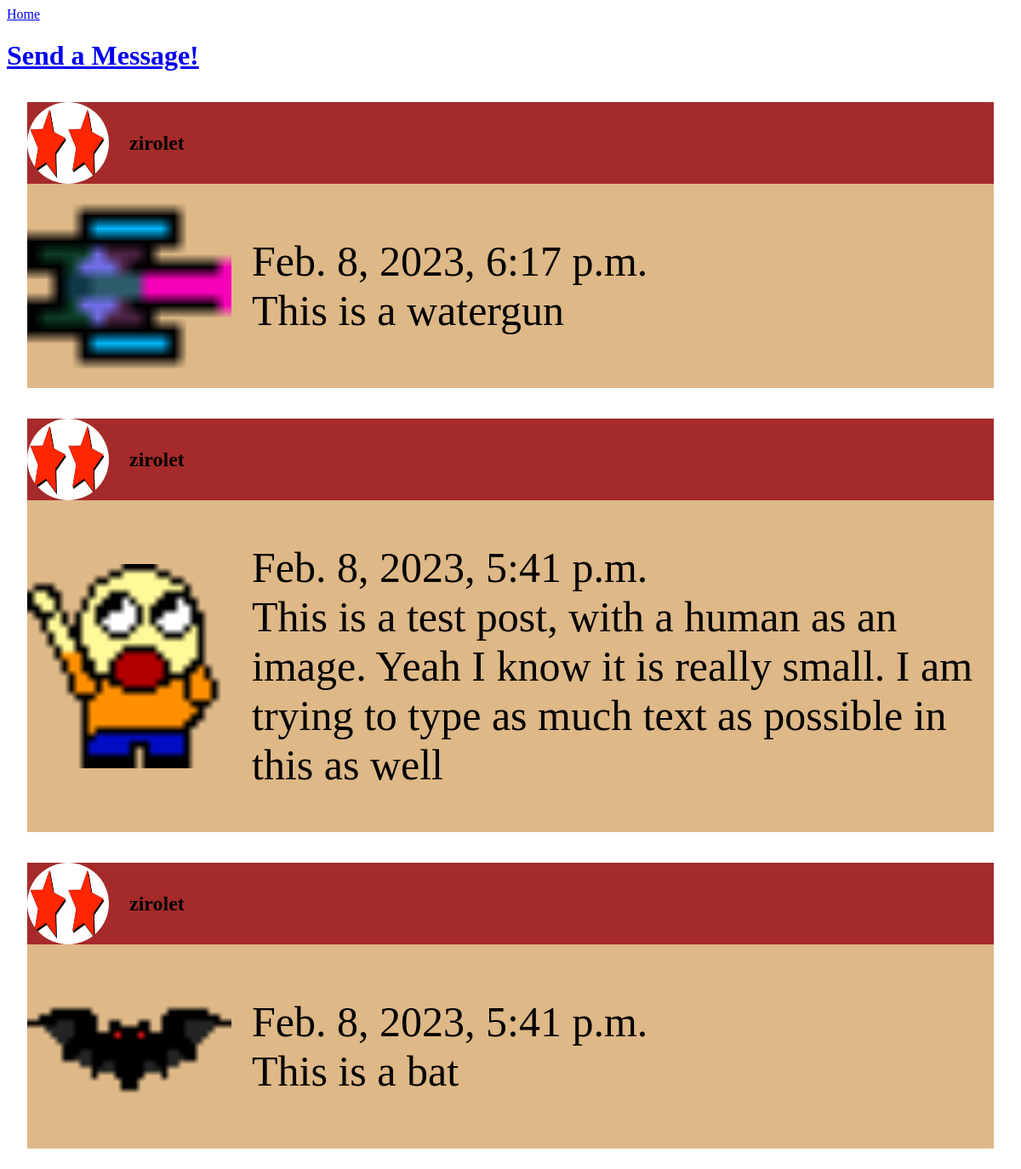
Page /social/accountDetail/1 (signed in) on the committed database.
### social/models.py (models this page shows, shortened)
class Entry(models.Model):
    picture = models.ImageField(blank=True)
    profile = models.ForeignKey(Profile, on_delete=models.CASCADE)
    text = models.CharField(max_length=500)
    comments = models.ForeignKey('self', on_delete=models.CASCADE, blank=True, null=True)
    dateTime = models.DateTimeField(auto_now=True)
    class Meta:
        ordering = ["-dateTime"]

class Profile(models.Model):
    user = models.OneToOneField(User, on_delete=models.CASCADE)
    followers = models.ManyToManyField('self', blank=True)
    following = models.ManyToManyField('self', blank=True)
    picture = models.ImageField(blank=True) # MUST HAVE PILLOW INSTALLED, also see "Managing Files"
    bio = models.CharField(max_length=100) #Make sure the view says max length
    messaging = models.ManyToManyField('self', blank=True)

### social/views.py (the view)
# urls.py: path('accountDetail/<int:profile_id>', accountView, name='accountDetail'),
def accountView(request, profile_id):
    curProfile = Profile.objects.get(user__exact=request.user)
    profile = Profile.objects.get(id__exact=profile_id)
    entries = Entry.objects.filter(profile__exact=profile)
    context = {
        'entries': entries,
        'profile': curProfile,
        'otherProfile': profile,
    }
    return render(request, 'social/accountDetail.html', context)

### social/templates/social/accountDetail.html (shortened to what this page needs)
{% load static %}
<!DOCTYPE html>
<html lang="en">
<head>
    <link rel="stylesheet" href="{% static 'social/accountDetail.css' %}">
</head>
<body>
    <a href="{% url 'index' %}">Home</a>
    {% if otherProfile != profile %}
        <a href="{% url 'chat' otherProfile.id %}"><h1>Send a Message!</h1></a>
    {% endif %}
    {% for entry in entries %}
        <div class="entry">
            <div class="header">
                <img class="profilePicEntry" src="{{ entry.profile.picture.url }}">
                <h2>{{ entry.profile.user.username }}</h2>
            </div>
            <a class="link" href="{% url 'entryDetail' entry.id %}">
                <div class="contents">
                    <img class="entryPicture" src="{{ entry.picture.url }}">
                    <p class="entryText">
                        {{ entry.dateTime }}
                        <br>
                        {{ entry.text }}
                    </p>
                </div>
            </a>
        </div>
    {% endfor %}
</body>
</html>

### social/static/social/accountDetail.css (style rules this page uses)
.entry { background-color: burlywood; margin: 2vw; margin-top: 3vw; }
.header { background-color: brown; position:relative; }
.header, .contents { display:flex; align-items: center; }
.header h2, .contents p { margin-left: 2vw; }
.profilePicEntry { width: 8vw; height: 8vw; border-radius: 100%; }
.entryPicture { width: 20vw; height: 20vw; }
.entryText { color:black; font-size: 50px; }
.link { text-decoration: none; }

### rows in the picture
Entry: profile.picture (picture), profile.user.username "zirolet", picture (picture), dateTime "Feb. 8, 2023, 6:17 p.m.", text "This is a watergun"
Entry: profile.picture (picture), profile.user.username "zirolet", picture (picture), dateTime "Feb. 8, 2023, 5:41 p.m.", text "This is a test post, with a human as an image. Yeah I know it is really small. I am trying to type as much text as possible in this as well"
Entry: profile.picture (picture), profile.user.username "zirolet", picture (picture), dateTime "Feb. 8, 2023, 5:41 p.m.", text "This is a bat"
